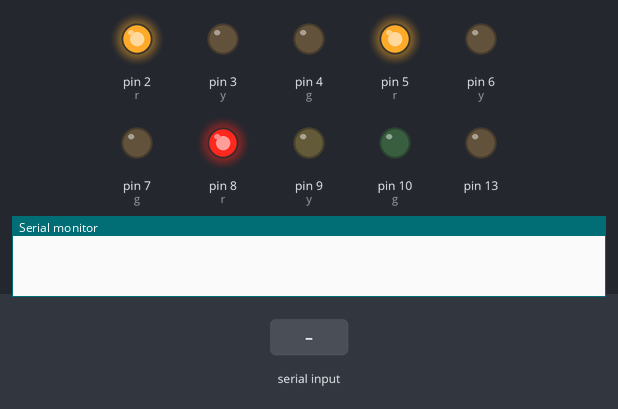
Bench run of a sketch on a simulated Arduino Uno, built with avr-gcc and run on an emulated ATmega328P. Parts: output pins drawn as LEDs (lit = HIGH), the last lines printed to the serial monitor. The test bench sets the inputs (shaded band).

Above: at 1.2 s.
1.3 s: "?\n" received over Serial
At 2.3 s:
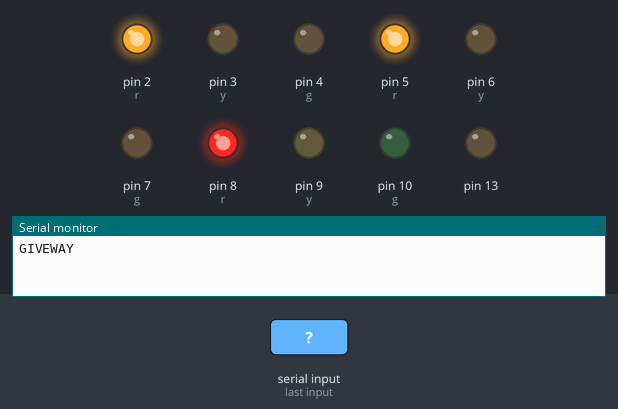
2.8 s: "30,150\n" received over Serial
At 3.4 s:
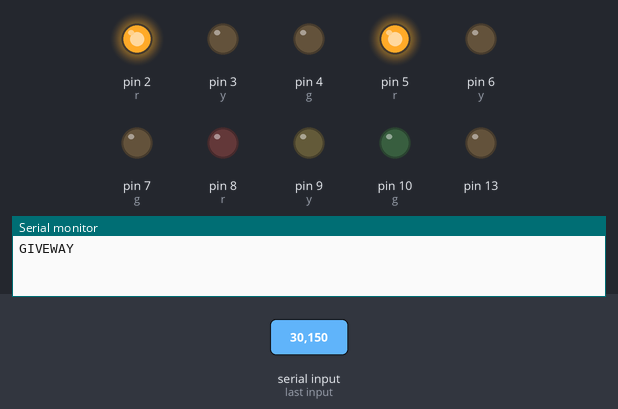
4.3 s: "200\n" received over Serial
At 4.6 s:
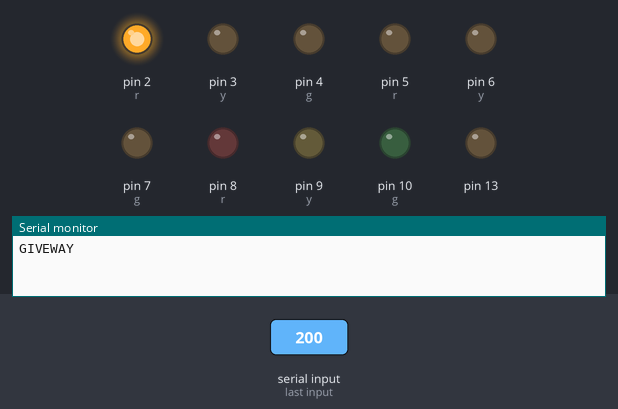
Timing chart, 0 to 7.3 s (numbered marks = the images above; inputs shaded):
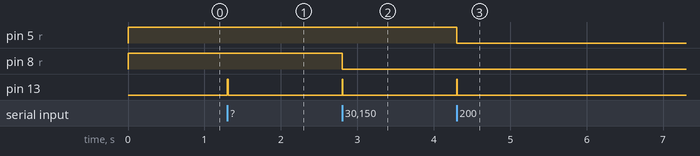

Measured:
- after the input at 1.3 s, pin 13: LOW → HIGH at once, → LOW 0.01 s later
- after the input at 2.8 s, pin 8 (r): HIGH → LOW at once; pin 13: LOW → HIGH at once, → LOW 0.01 s later
- after the input at 4.3 s, pin 5 (r): HIGH → LOW at once; pin 13: LOW → HIGH at once, → LOW 0.01 s later

The sketch:

ArduinoMaster.ino
```cpp
/*
 * GiveWay ATES — Master AI Bridge (Dynamic Sync v3.0)
 *
 * This code allows the Node.js AI to control the lights dynamically.
 * PIN MAPPING:
 * Lane 1: Red=2, Yellow=3, Green=4
 * Lane 2: Red=5, Yellow=6, Green=7
 * Lane 3: Red=8, Yellow=9, Green=10
 * Status LED: Pin 13 (Blinks when AI is talking)
 */

void setup() {
  Serial.begin(115200); // High speed for AI sync

  for (int i = 2; i <= 10; i++) {
    pinMode(i, OUTPUT);
    digitalWrite(i, LOW);
  }
  pinMode(13, OUTPUT);

  // Initial Safety State: All Red
  setSignal(1, 'R');
  setSignal(2, 'R');
  setSignal(3, 'R');
}

void loop() {
  if (Serial.available() > 0) {
    String command = Serial.readStringUntil('\n');
    command.trim();
    if (command.length() == 0) return;

    // Pulse the Status LED to show AI activity
    digitalWrite(13, HIGH);

    // --- Auto-Discovery Ping ---
    if (command == "?") {
      Serial.println("GIVEWAY");
    }

    // --- Handle System Modes (M:EMG, M:VIP, M:FES) ---
    else if (command.startsWith("M:")) {
      String mode = command.substring(2);
      if (mode == "EMG") {
        setSignal(1, 'R'); setSignal(2, 'R'); setSignal(3, 'R');
      } else if (mode == "FES") {
        blinkAll('Y');
      } else if (mode == "VIP") {
        blinkAll('G');
      }
    }

    // --- Handle Dynamic AI Signal Changes (e.g., "1G", "2R") ---
    else if (command.length() >= 2) {
      int lane = command.charAt(0) - '0';
      char action = command.charAt(1);
      if (lane >= 1 && lane <= 3) {
        setSignal(lane, action);
      }
    }

    delay(10);
    digitalWrite(13, LOW);
  }
}

void setSignal(int lane, char color) {
  int r, y, g;
  if (lane == 1) { r=2; y=3; g=4; }
  else if (lane == 2) { r=5; y=6; g=7; }
  else if (lane == 3) { r=8; y=9; g=10; }
  else return;

  digitalWrite(r, LOW); digitalWrite(y, LOW); digitalWrite(g, LOW);
  if (color == 'R') digitalWrite(r, HIGH);
  else if (color == 'Y') digitalWrite(y, HIGH);
  else if (color == 'G') digitalWrite(g, HIGH);
}

void blinkAll(char color) {
  for(int i=0; i<2; i++) {
    setSignal(1, color); setSignal(2, color); setSignal(3, color);
    delay(200);
    setSignal(1, 'R'); setSignal(2, 'R'); setSignal(3, 'R');
    delay(200);
  }
}
```
